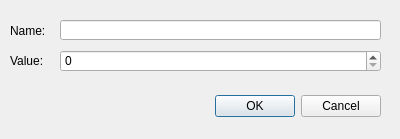
<?xml version="1.0" encoding="UTF-8"?>
<ui version="4.0">
 <class>InsertRowDialog</class>
 <widget class="QDialog" name="InsertRowDialog">
  <property name="geometry">
   <rect>
    <x>0</x>
    <y>0</y>
    <width>400</width>
    <height>139</height>
   </rect>
  </property>
  <property name="windowTitle">
   <string>Insert Row</string>
  </property>
  <widget class="QDialogButtonBox" name="buttonBox">
   <property name="enabled">
    <bool>true</bool>
   </property>
   <property name="geometry">
    <rect>
     <x>40</x>
     <y>90</y>
     <width>341</width>
     <height>32</height>
    </rect>
   </property>
   <property name="orientation">
    <enum>Qt::Horizontal</enum>
   </property>
   <property name="standardButtons">
    <set>QDialogButtonBox::Cancel|QDialogButtonBox::Ok</set>
   </property>
  </widget>
  <widget class="QLineEdit" name="editName">
   <property name="geometry">
    <rect>
     <x>60</x>
     <y>20</y>
     <width>321</width>
     <height>20</height>
    </rect>
   </property>
   <property name="maxLength">
    <number>20</number>
   </property>
  </widget>
  <widget class="QSpinBox" name="editValue">
   <property name="geometry">
    <rect>
     <x>60</x>
     <y>50</y>
     <width>321</width>
     <height>22</height>
    </rect>
   </property>
   <property name="maximum">
    <number>9999</number>
   </property>
  </widget>
  <widget class="QLabel" name="label">
   <property name="geometry">
    <rect>
     <x>10</x>
     <y>20</y>
     <width>41</width>
     <height>21</height>
    </rect>
   </property>
   <property name="text">
    <string>Name:</string>
   </property>
  </widget>
  <widget class="QLabel" name="label_2">
   <property name="geometry">
    <rect>
     <x>10</x>
     <y>50</y>
     <width>41</width>
     <height>21</height>
    </rect>
   </property>
   <property name="text">
    <string>Value:</string>
   </property>
  </widget>
 </widget>
 <resources/>
 <connections>
  <connection>
   <sender>buttonBox</sender>
   <signal>accepted()</signal>
   <receiver>InsertRowDialog</receiver>
   <slot>accept()</slot>
   <hints>
    <hint type="sourcelabel">
     <x>248</x>
     <y>254</y>
    </hint>
    <hint type="destinationlabel">
     <x>157</x>
     <y>274</y>
    </hint>
   </hints>
  </connection>
  <connection>
   <sender>buttonBox</sender>
   <signal>rejected()</signal>
   <receiver>InsertRowDialog</receiver>
   <slot>reject()</slot>
   <hints>
    <hint type="sourcelabel">
     <x>316</x>
     <y>260</y>
    </hint>
    <hint type="destinationlabel">
     <x>286</x>
     <y>274</y>
    </hint>
   </hints>
  </connection>
 </connections>
</ui>
